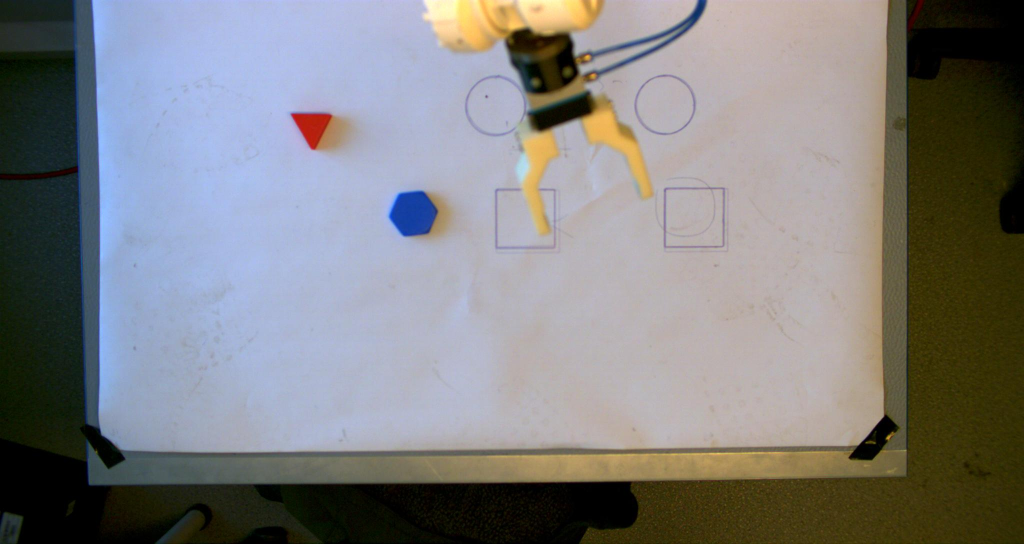
#> input picture ABB_Prosjekt/image1.jpg, 2048 x 1088 px, given in place of the camera (shown at 1/2 size)
$ python center_contour.py
#> lines starting #> are read from the running program, lines starting #| are printed output that depends on the picture; after the words box and inside, x2 and y2 are one past the last pixel; in counts of white or black regions, pixels touching at a corner belong together
#!/usr/bin/env python
# -*- coding: utf-8 -*-
import cv2
import numpy as np
from math import floor

def stackImages(scale,imgArray):
    '''
    Denne funksjonen legger bilder lagvis paa hverandre. Det er nyttig
    hvis man vil se live hvordan programmet handterer det den ser.
    Brukes med cv2.imshow()
    '''
    rows = len(imgArray)
    cols = len(imgArray[0])
    rowsAvailable = isinstance(imgArray[0], list)
    width = imgArray[0][0].shape[1]
    height = imgArray[0][0].shape[0]
    if rowsAvailable:
        for x in range(0,rows):
            for y in range(0,cols):
                if imgArray[x][y].shape[:2] == imgArray[0][0].shape[:2]:
                    imgArray[x][y] = cv2.resize(imgArray[x][y], (0,0),None,scale,scale)
                else:
                    imgArray[x][y] = cv2.resize(imgArray[x][y], (imgArray[0][0].shape[1], imgArray[0][0].shape[0]),None,scale,scale)
                if len(imgArray[x][y].shape) == 2: imgArray[x][y] = cv2.cvtColor(imgArray[x][y], cv2.COLOR_GRAY2BGR)
        imageBlank = np.zeros((height,width,3), np.uint8)
        hor = [imageBlank]*rows
        hor_con = [imageBlank]*rows
        for x in range(0,rows):
            hor[x] = np.hstack(imgArray[x])
        ver = np.vstack(hor)
    else:
        for x in range(0,rows):
            if imgArray[x].shape[:2] == imgArray[0].shape[:2]:
                imgArray[x] = cv2.resize(imgArray[x],(0,0),None,scale,scale)
            else:
                imgArray[x] = cv2.resize(imgArray[x], (imgArray[0].shape[1], imgArray[0].shape[0]), None,scale,scale)
            if len(imgArray[x].shape) == 2: imgArray[x] = cv2.cvtColor(imgArray[x], cv2.COLOR_GRAY2BGR)
        hor = np.hstack(imgArray)
        ver = hor
    return ver


def getContours(imgContour, img):
    '''
    Denne funksjonen identifiserer hvilken geometrisk figurer bilde har
    ved aa telle antall kanter den ser samt hvor mange figurer det finnes i bilde.
    Det blir ogsaa kalkulert senterpunktet til figurene. Dette blir tegnet paa bilde
    hvis man vil se hva funksjonen gjoer visuelt.
    Funksjonen returnerer antall kanter til figuren nederst til venstre og
    koordinatene til senterpunktet.
    '''
    contours, hierarchy = cv2.findContours(imgContour,cv2.RETR_EXTERNAL,cv2.CHAIN_APPROX_NONE)
    edges = 0
    center = []

    for cnt in contours:
        area = cv2.contourArea(cnt)
        areaMin = 5000
        areaMax = 35000
        #find center
        M = cv2.moments(cnt)
        cX = int(M["m10"] / M["m00"])
        cY = int(M["m01"] / M["m00"])
        if area>areaMin and area<areaMax:
            cv2.drawContours(img,contours,-1,(255,0,255,5))
            cv2.circle(img,(cX,cY),7,(255,255,255 ),-1)
            cv2.putText(img, "center", (cX - 20, cY - 20),
		            cv2.FONT_HERSHEY_SIMPLEX, 0.5, (255, 255, 255), 2)
            peri = cv2.arcLength(cnt,True)
            approx = cv2.approxPolyDP(cnt,0.02*peri,True)
            x,y,w,h = cv2.boundingRect(approx)
            cv2.rectangle(img, (x,y), (x + w, y + h), (0,255,0), 5)
            cv2.putText(img, "Points: " + str(len(approx)), (x + w + 20, y + 20), cv2.FONT_HERSHEY_COMPLEX, 0.7, (0,255,0), 2)
            cv2.putText(img, "Area: " + str(int(area)), (x + w + 20, y + 45), cv2.FONT_HERSHEY_COMPLEX, 0.7, (0,255,0), 2)
            edges = len(approx)
            center = (cX,cY)
    return edges, center

def number2string(number):
    '''
    Konverterer nummeriske verdier til string
    og returnerer stringen
    '''
    StrNumber = str(number)
    length = len(StrNumber)
    if length == 3:
        return StrNumber
    elif length == 2:
        return '0' + StrNumber
    elif length == 1:
        return '00' + StrNumber

def pixel2metric(pixel):
    '''
    Her blir piksel verdier konvertert til millimeter
    og returnerer millimeter verdien
    '''
    forholdstall = 409.0/1080.0 # mm/pixel
    metric = floor(pixel*forholdstall) # Metric er millimeter
    return metric # ceil runder opp til naermeste heltall

def ObjectAnalysis(edges, centerPoint):
    '''
    Tar i mot antall kanter som er identifisert samt piksel
    koordinatene til senterpunktet. Tallene blir saa konvert til
    string og det blir returnert figur identificasjon, x og y
    koordinater til senterpunktet som en string.
    Eksempel melding: SQRX050Y233
    '''

    xCoor = centerPoint[0] # X koordinat
    yCoor = centerPoint[1] # Y koordinat

    xCoor = pixel2metric(xCoor) # konverterer til mm eller cm
    yCoor = pixel2metric(yCoor) # konverterer til mm eller cm

    xCoor = number2string(xCoor) # konverterer til string
    yCoor = number2string(yCoor) # konverterer til string

    shape = ''
    if edges == 3:
        shape = 'TRI'
    elif edges == 4:
        shape = 'SQR'
    elif edges == 6:
        shape = 'HEX'
    elif edges > 7 and edges <11:
        shape = 'CRC'
    msg = ''
    if shape!='':
        msg = shape + 'X' + xCoor + 'Y' + yCoor
    return msg

def imageProcess():
    '''
    Denne funksjonen tar et bilde fra videokameraet idet funksjonen
    blir kalt. Deretter bestemme hvilke figurer som er i bilde
    velge figuren som er nederst til venstre. Saa kalkulerer den
    sentrum av figuren og tilslutt sender tilbake en string med
    figur type samt x og y koordinater til sentrum
    '''
    food = "" # Initialiserer beskjed som skal returneres
    success, img = cap.read()
    img = cv2.flip(img,0)
    imgContour = img.copy()

    imgBlur = cv2.GaussianBlur(img,(7,7),1)
    imgGray = cv2.cvtColor(imgBlur,cv2.COLOR_BGR2GRAY)

    threshhold1 = 55
    threshhold2 = 50
    imgCanny = cv2.Canny(imgGray,threshhold1,threshhold2)
    kernel = np.ones((5,5))
    imgDil = cv2.dilate(imgCanny,kernel,iterations=1)
    figur,center = getContours(imgDil,imgContour)
    food = ObjectAnalysis(figur, center)
    return food


if __name__ == "__main__":
    import time

    frameWidth = 1920
    frameHight = 1080
    FPS = 1 # Frames Per Second
    cap = cv2.VideoCapture(2)
    cap.set(3, frameWidth)
    cap.set(4, frameHight)
    cap.set(5, FPS)

    def empty(a):
        pass

    cv2.namedWindow("Parameters")
    cv2.resizeWindow("Parameters",640,240)
    cv2.createTrackbar("Threshhold1","Parameters",60,255,empty)
    cv2.createTrackbar("Threshhold2","Parameters",50,255,empty)
    cv2.createTrackbar("Area","Parameters",10000,50000,empty)

    i=0
    while True:

        success, img = cap.read()
#> img is the input picture: shape (1088, 2048, 3); mean B, G, R 127.6, 127.1, 127.3
        img = cv2.flip(img,0)
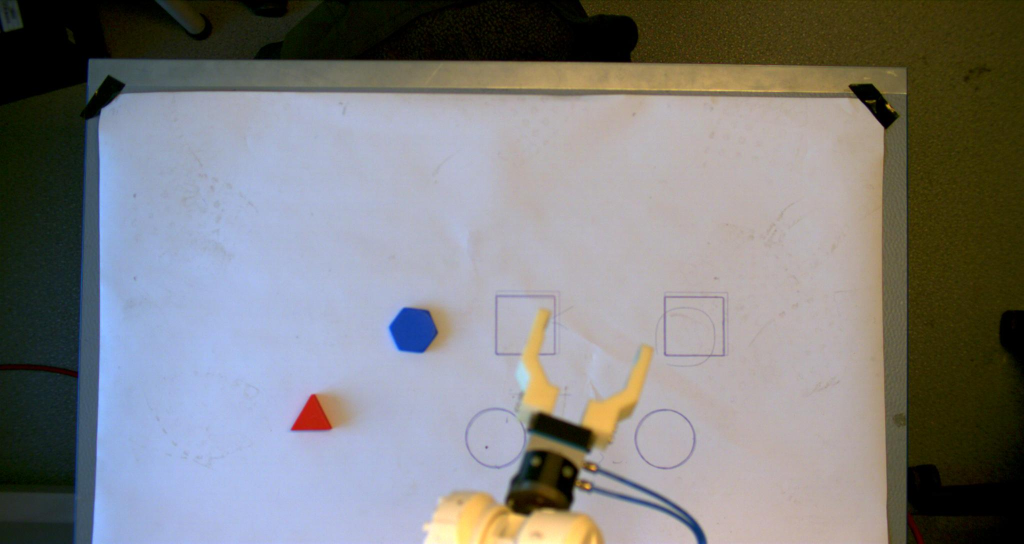
#> img: shape (1088, 2048, 3) (shown at 1/2 size); mean B, G, R 127.6, 127.1, 127.3
        imgContour = img.copy()

        imgBlur = cv2.GaussianBlur(img,(7,7),1)
        imgGray = cv2.cvtColor(imgBlur,cv2.COLOR_BGR2GRAY)
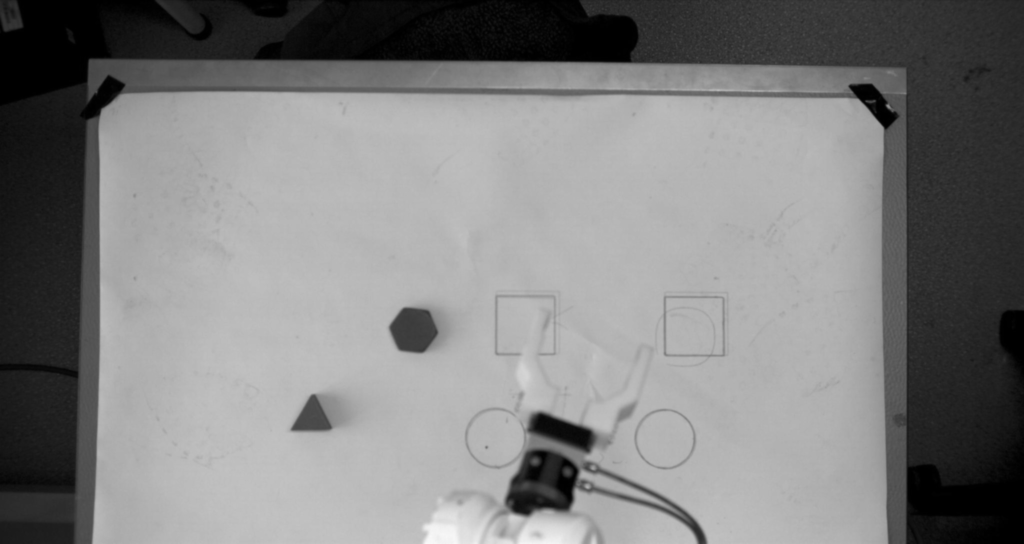
#> imgGray: shape (1088, 2048) (shown at 1/2 size); min 0, max 248, mean 127.2

        threshhold1 = cv2.getTrackbarPos("Threshhold1","Parameters")
        threshhold2 = cv2.getTrackbarPos("Threshhold2","Parameters")
        imgCanny = cv2.Canny(imgGray,threshhold1,threshhold2)
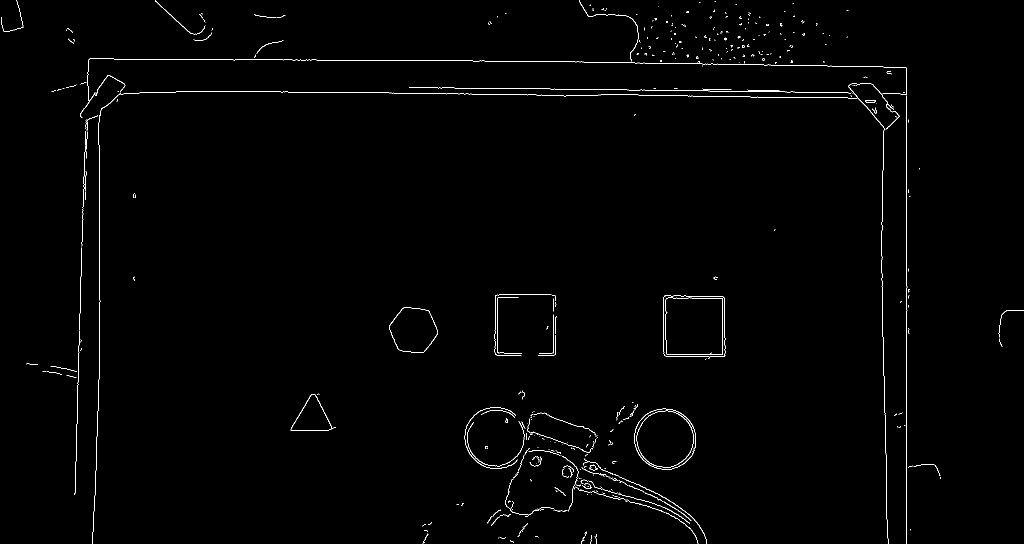
#> imgCanny: shape (1088, 2048) (shown at 1/2 size); 0.81% white in thin lines or dots
        kernel = np.ones((5,5))
        imgDil = cv2.dilate(imgCanny,kernel,iterations=1)
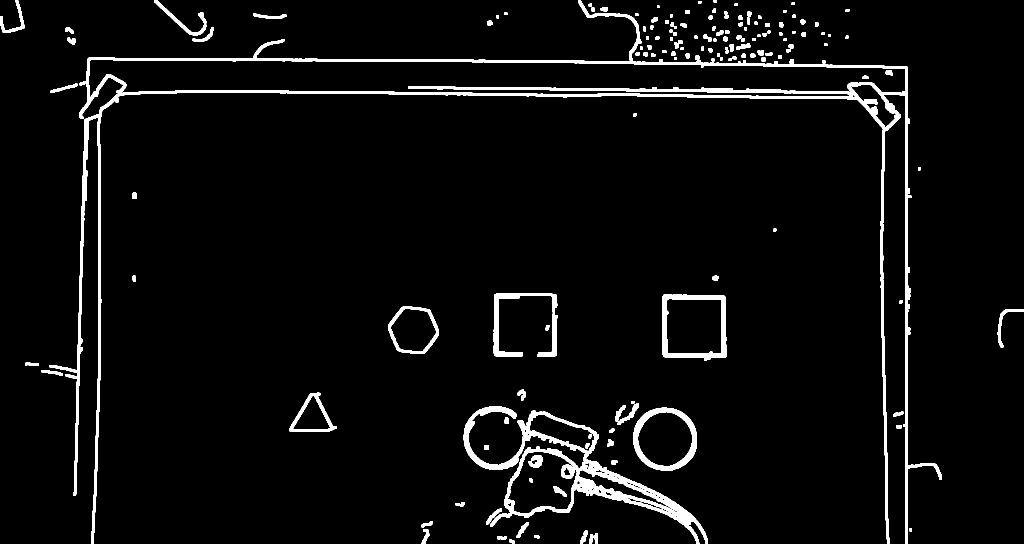
#> imgDil: shape (1088, 2048) (shown at 1/2 size); 4.4% white; 153 white regions

        figur,center = getContours(imgDil,imgContour) # Finner
#> in getContours, `contours, hierarchy = cv2.findContours(imgContour,cv2.RETR_EXTERNAL,cv..`: contours = 147 contours, 1 with area under 20; largest, box (x1, y1, x2, y2) and area: (99, 0, 1884, 1088) 133438, (927, 813, 1416, 1088) 37086, (1325, 588, 1453, 722) 15854, (1266, 815, 1394, 941) 12725, (776, 613, 878, 708) 7339
#> the loop in getContours, `for cnt in contours:` made 147 passes
#> (area, cX, cY, peri, approx, x, y, w) on pass 35: (15854, 1388, 652, 511.6, [[1327, 589], [1326, 712], [1451, 714], [1450, 593]], 1326, 589, 126)
#> (area, cX, cY, peri, x, y, w, h) on passes 21, 33: (12725, 1329, 877, 423.2, 1269, 816, 124, 124), (7339, 826, 659, 329.1, 776, 613, 102, 95)
#> after the loop in getContours, `for cnt in contours:`:
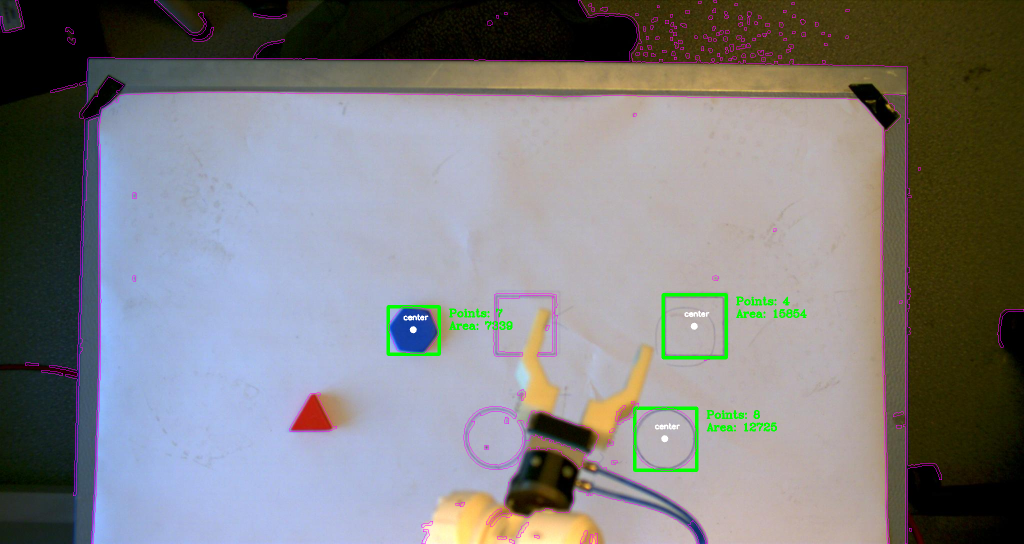
#> img: shape (1088, 2048, 3) (shown at 1/2 size); mean B, G, R 128, 126.9, 127.7
#> figur = 4; center = (1388, 652)
        #print(center)


        imgStack = stackImages(0.8,([imgContour])) # Lager en matrise med flere bilder
#> in stackImages, `rows = len(imgArray)`: rows = 1
#> in stackImages, `cols = len(imgArray[0])`: cols = 1088
#> in stackImages, `rowsAvailable = isinstance(imgArray[0], list)`: rowsAvailable = False
#> after the loop in stackImages, `for x in range(0,rows):`: imgArray = 1 item

        cv2.imshow("Result",imgStack) # Viser resultat paa skjerm

        msg = ObjectAnalysis(figur, center)
#> in ObjectAnalysis, `xCoor = centerPoint[0]`: xCoor = 1388
#> in ObjectAnalysis, `yCoor = centerPoint[1]`: yCoor = 652
#> in pixel2metric, `metric = floor(pixel*forholdstall)`: metric = 525
#> in ObjectAnalysis, `yCoor = pixel2metric(yCoor)`: yCoor = 246
#> in number2string, `StrNumber = str(number)`: StrNumber = '525'
#> in number2string, `length = len(StrNumber)`: length = 3
#> in ObjectAnalysis, `xCoor = number2string(xCoor)`: xCoor = '525'
#> in ObjectAnalysis, `yCoor = number2string(yCoor)`: yCoor = '246'
#> in ObjectAnalysis, `msg = shape + 'X' + xCoor + 'Y' + yCoor`: msg = 'SQRX525Y246'
#> msg = 'SQRX525Y246'
        print(msg)
#| SQRX525Y246
        time.sleep(2)
        """
        i += 1
        msg = ""
        if i == 50:
            msg = imageProcess()
            i=0
            print("from if in while")
            print(msg)
            print("exit if statement")
        """
        if cv2.waitKey(1) & 0xFF == ord('q'):
#> (key q is pressed here)
            break
